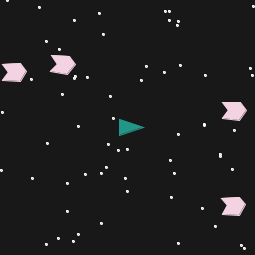
Frame 1 (no input)
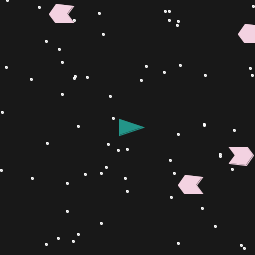
Frame 60 (the mouse pressed at the canvas centre just before this capture)
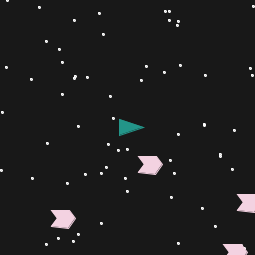
Frame 120 (the mouse held since frame 60 and released just before this capture)

The Processing sketch that drew these frames (run headless with seeded random() and noise(); from frame 60 on, the mouse is pressed at the canvas centre):

// Processing sketch: Part3
// ── Part3.pde
/* keypress stuff, button flag bit numbers */
public static final int UP_BIT    = 0;
public static final int LEFT_BIT  = 1;
public static final int DOWN_BIT  = 2;
public static final int RIGHT_BIT = 3;
public static final int BRAKE_BIT = 4;
public static final int HYPER_BIT = 5;
/* variable to store flags bits for each key, can store up to 32 flags
because an int is 32 bits */
public int key_bits = 0x00000000;

/* basic spaceship looks and stuff */
public static final int basic_corners = 3;
int basic_xCorners[] = { -8,16,-8, };
int basic_yCorners[] = { -8,0,8, };
/* stuff for the asteroid's looks */
public static final int a_corners = 6;
int a_xCorners[] = { -11,7,13,6,-11,-5, };
int a_yCorners[] = { -8,-8,0,10,8,0, };

public static final int bg_val = 24; /* stores the background value */

public static final int NUM_STARS = 64; /* Number of stars to have */
Star [] stars; /* instance of a Star array for the stars */
SpaceShip spacey;/* instance of a Spaceship */
Asteroid astrid; /* instance of an Asteroid (used in testing) */ 
public static final int NUM_ROCKS = 4; /* number of "rocks" (Asteroids) */
Asteroid [] rocks; /* instance of an Asteroid array */

public void setup() {
  background(bg_val);
  size(255,255);
  spacey = new SpaceShip(); /* inits the spaceship */
  rocks = new Asteroid[NUM_ROCKS]; /* inits Asteroids */
  for(int r=0;r<rocks.length;r++){
    rocks[r] = new Asteroid(); }
  stars = new Star[NUM_STARS]; /* inits Stars */
  for(int i=0;i<stars.length;i++){
    stars[i]=new Star(); }
}
public void draw() {
  scan_key_bits(); /* function checks to see which flags in 'key_bits'
                    * have been set, and then executes the proper movements */
  background(bg_val); /* set backround to clear screen */ 
  spacey.move();
  for(int i=0;i<stars.length;i++){ //show the stars (this is quite inefficient,
    stars[i].show(); }              //should only have to happen once and stay)
  for(int r=0;r<rocks.length;r++){
    rocks[r].move(); /* move and show the Asteroids */
    rocks[r].show(); }
  spacey.show();
}
public void scan_key_bits(){
  /* checks to see if the different button flag bits are set in 'key_bits'
  then calls the functions that each button should do */
  if((key_bits & (1<<BRAKE_BIT))!=0){ spacey.brake(0.1);}
  if((key_bits & (1<<HYPER_BIT))!=0){ spacey.hyperspace();}
  if((key_bits & (1<<UP_BIT))!=0){    spacey.accelerate((double)0.1);}
  if((key_bits & (1<<DOWN_BIT))!=0){  spacey.accelerate((double)(-0.1));}
  if((key_bits & (1<<LEFT_BIT))!=0){  spacey.rotate(-8);}
  if((key_bits & (1<<RIGHT_BIT))!=0){ spacey.rotate(8);}
}
public void keyPressed(){
  /* runs when key is pressed */
if(key == 'b'){     key_bits |= (1<<BRAKE_BIT);}
if(key == 'h'){     key_bits |= (1<<HYPER_BIT);}
if(keyCode == UP){  key_bits |= (1<<UP_BIT);}
if(keyCode == LEFT){key_bits |= (1<<LEFT_BIT);}
if(keyCode == RIGHT){key_bits|= (1<<RIGHT_BIT);}
if(keyCode == DOWN){key_bits |= (1<<DOWN_BIT);}
} 
public void keyReleased() {
  /* runs when key is released */
if(key == 'b'){     key_bits &= ~(1<<BRAKE_BIT);}
if(key == 'h'){     key_bits &= ~(1<<HYPER_BIT);}
if(keyCode == UP){  key_bits &= ~(1<<UP_BIT);}
if(keyCode == LEFT){key_bits &= ~(1<<LEFT_BIT);}
if(keyCode == RIGHT){key_bits&= ~(1<<RIGHT_BIT);}
if(keyCode == DOWN){key_bits &= ~(1<<DOWN_BIT);} 
} 
public class SpaceShip extends Floater  {   
    /* for the spaceship */
    public void setX(int x){myCenterX=x;}
    public int getX(){return (int)myCenterX;}
    public void setY(int y){myCenterY=y;}
    public int getY(){return (int)myCenterY;}
    public void setDirectionX(double x){myDirectionX=x;}
    public double getDirectionX(){return myDirectionX;}
    public void setDirectionY(double y){myDirectionY=y;}
    public double getDirectionY(){return myDirectionY;}
    public void setPointDirection(int degrees){myPointDirection=degrees;}
    public double getPointDirection(){return myPointDirection;}

    public SpaceShip(){ //constructor
      corners = basic_corners;
      xCorners = new int [corners];
      yCorners = new int [corners];
      myCenterX = (width>>1); myCenterY = (height>>1);
      myDirectionX = 0; myDirectionY = 0;
      myPointDirection = 0;
      myColor = #239589;//stuff
      for(int i=0;i<corners;i++){ //ints arrays
        xCorners[i] = basic_xCorners[i];
        yCorners[i] = basic_yCorners[i];
      }
    }
    public void brake(double bAmount){
      if(myDirectionX != 0){
        myDirectionX += (myDirectionX>0) ? (0-bAmount) : bAmount;
      }
      if(myDirectionY != 0){
        myDirectionY += (myDirectionY>0) ? (0-bAmount) : bAmount;
      }
    }
    public void hyperspace(){
      myDirectionX=0; myDirectionY=0;
      myPointDirection = (double)((Math.random()*360)-180);
      myCenterX = (double)((Math.random()*width));
      myCenterY = (double)((Math.random()*height)); 
    }
}//end Spaceship class

public class Asteroid extends Floater {
  private int rotSpeed; /* variable to store rotation speed */
  private static final int SHIP_BUFFER = 64;
    /* finishing the abstract functions */
    public void setX(int x){myCenterX=x;}
    public int getX(){return (int)myCenterX;}
    public void setY(int y){myCenterY=y;}
    public int getY(){return (int)myCenterY;}
    public void setDirectionX(double x){myDirectionX=x;}
    public double getDirectionX(){return myDirectionX;}
    public void setDirectionY(double y){myDirectionY=y;}
    public double getDirectionY(){return myDirectionY;}
    public void setPointDirection(int degrees){myPointDirection=degrees;}
    public double getPointDirection(){return myPointDirection;}

  public Asteroid(){
    rotSpeed = (int)((Math.random()*8)-4);
    corners = a_corners;
    xCorners = new int [corners];
    yCorners = new int [corners];
    myCenterX = (double)((Math.random()*((width>>1)-SHIP_BUFFER)));
    myCenterX += ((Math.random()>=0.5)) ? myCenterX:((width>>1)+SHIP_BUFFER); 
    myCenterY = (double)((Math.random()*((height>>1)-SHIP_BUFFER)));
    myCenterY += ((Math.random()>=0.5)) ? myCenterY:((height>>1)+SHIP_BUFFER);
    myDirectionX = (double)((Math.random()*2)-1);
    myDirectionY = (double)((Math.random()*2)-1);
    myPointDirection = 0;
    myColor = #f3d2e1;//stuff
    for(int i=0;i<corners;i++){ //inits arrays
        xCorners[i] = a_xCorners[i];
        yCorners[i] = a_yCorners[i];
    }
  }
  public void move(){
    rotate(rotSpeed); //rotate the Asteroid
    super.move(); //call the original 'move()''
  }
} //end asteroid class

abstract class Floater //Do NOT modify the Floater class! Make changes in the SpaceShip class 
{   
  protected int corners;  //the number of corners, a triangular floater has 3   
  protected int[] xCorners;   
  protected int[] yCorners;   
  protected int myColor;   
  protected double myCenterX, myCenterY; //holds center coordinates   
  protected double myDirectionX, myDirectionY; //holds x and y coordinates of the vector for direction of travel   
  protected double myPointDirection; //holds current direction the ship is pointing in degrees    
  abstract public void setX(int x);  
  abstract public int getX();   
  abstract public void setY(int y);   
  abstract public int getY();   
  abstract public void setDirectionX(double x);   
  abstract public double getDirectionX();   
  abstract public void setDirectionY(double y);   
  abstract public double getDirectionY();   
  abstract public void setPointDirection(int degrees);   
  abstract public double getPointDirection(); 

  //Accelerates the floater in the direction it is pointing (myPointDirection)   
  public void accelerate (double dAmount)   {          
    //convert the current direction the floater is pointing to radians    
    double dRadians =myPointDirection*(Math.PI/180);     
    //change coordinates of direction of travel    
    myDirectionX += ((dAmount) * Math.cos(dRadians));    
    myDirectionY += ((dAmount) * Math.sin(dRadians));       
  }   
  public void rotate (int nDegreesOfRotation)   {     
    //rotates the floater by a given number of degrees    
    myPointDirection+=nDegreesOfRotation;   
  }   
  public void move (){ //move the floater in the current direction of travel
    //change the x and y coordinates by myDirectionX and myDirectionY       
    myCenterX += myDirectionX;    
    myCenterY += myDirectionY;
    //wrap around screen    
    if(myCenterX >width){     
      myCenterX = 0;    
    } else if (myCenterX<0){     
      myCenterX = width;    
    }    
    if(myCenterY >height){    
      myCenterY = 0;    
    } else if (myCenterY < 0){     
      myCenterY = height;    
    }   
  }   
  public void show (){ //Draws the floater at the current position            
    fill(myColor);   
    stroke(myColor);    
    //convert degrees to radians for sin and cos         
    double dRadians = myPointDirection*(Math.PI/180);                 
    int xRotatedTranslated, yRotatedTranslated;    
    beginShape();         
    for(int nI = 0; nI < corners; nI++) {     
      //rotate and translate the coordinates of the floater using current direction 
      xRotatedTranslated = (int)((xCorners[nI]* Math.cos(dRadians)) - (yCorners[nI] * Math.sin(dRadians))+myCenterX);     
      yRotatedTranslated = (int)((xCorners[nI]* Math.sin(dRadians)) + (yCorners[nI] * Math.cos(dRadians))+myCenterY);      
      vertex(xRotatedTranslated,yRotatedTranslated);    
    }   
    endShape(CLOSE);  
  }   
} 

public class Star {
  private int Sx, Sy;
  private color Scolor;
  private int Sdia;
  public Star(){
    Sx = (int)(width*(Math.random()));
    Sy = (int)(height*(Math.random()));
    Scolor= #ffffff;
    Sdia = 2;
  }
  public void show(){
    fill(Scolor);
    stroke(Scolor);
    ellipse(Sx, Sy, Sdia, Sdia);
  }
}
